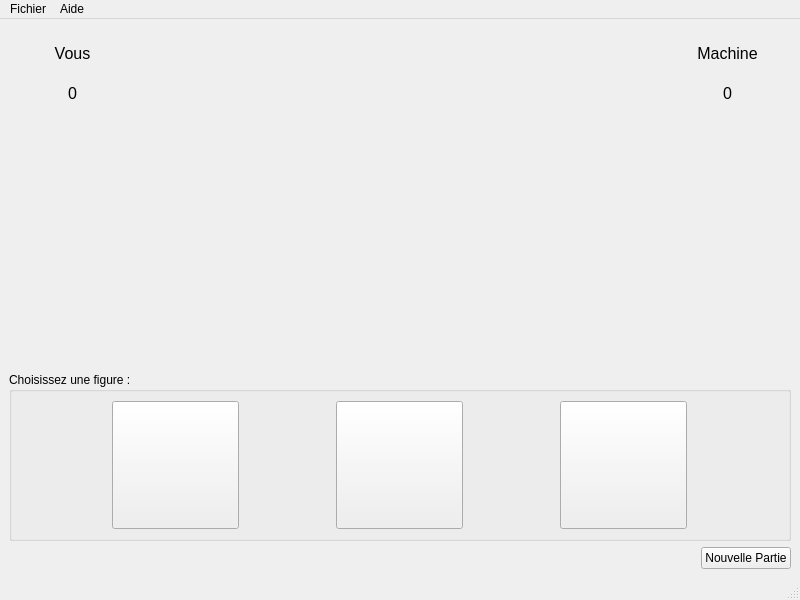
<?xml version="1.0" encoding="UTF-8"?>
<ui version="4.0">
 <class>GameWindow</class>
 <widget class="QMainWindow" name="GameWindow">
  <property name="geometry">
   <rect>
    <x>0</x>
    <y>0</y>
    <width>800</width>
    <height>600</height>
   </rect>
  </property>
  <property name="windowTitle">
   <string>GameWindow</string>
  </property>
  <widget class="QWidget" name="centralwidget">
   <layout class="QVBoxLayout" name="verticalLayout_2">
    <item>
     <layout class="QVBoxLayout" name="verticalLayout">
      <item>
       <layout class="QHBoxLayout" name="horizontalLayout">
        <item>
         <layout class="QVBoxLayout" name="verticalLayout_4">
          <item>
           <widget class="QLabel" name="label_3">
            <property name="minimumSize">
             <size>
              <width>127</width>
              <height>50</height>
             </size>
            </property>
            <property name="maximumSize">
             <size>
              <width>16777215</width>
              <height>50</height>
             </size>
            </property>
            <property name="font">
             <font>
              <pointsize>12</pointsize>
             </font>
            </property>
            <property name="text">
             <string>Vous</string>
            </property>
            <property name="alignment">
             <set>Qt::AlignCenter</set>
            </property>
           </widget>
          </item>
          <item>
           <widget class="QLabel" name="label_4">
            <property name="minimumSize">
             <size>
              <width>100</width>
              <height>0</height>
             </size>
            </property>
            <property name="maximumSize">
             <size>
              <width>127</width>
              <height>50</height>
             </size>
            </property>
            <property name="font">
             <font>
              <pointsize>12</pointsize>
             </font>
            </property>
            <property name="text">
             <string>0</string>
            </property>
            <property name="alignment">
             <set>Qt::AlignCenter</set>
            </property>
           </widget>
          </item>
         </layout>
        </item>
        <item>
         <spacer name="horizontalSpacer">
          <property name="orientation">
           <enum>Qt::Horizontal</enum>
          </property>
          <property name="sizeHint" stdset="0">
           <size>
            <width>40</width>
            <height>20</height>
           </size>
          </property>
         </spacer>
        </item>
        <item>
         <layout class="QVBoxLayout" name="verticalLayout_3">
          <item>
           <widget class="QLabel" name="label">
            <property name="minimumSize">
             <size>
              <width>127</width>
              <height>50</height>
             </size>
            </property>
            <property name="maximumSize">
             <size>
              <width>127</width>
              <height>50</height>
             </size>
            </property>
            <property name="font">
             <font>
              <pointsize>12</pointsize>
             </font>
            </property>
            <property name="text">
             <string>Machine</string>
            </property>
            <property name="alignment">
             <set>Qt::AlignCenter</set>
            </property>
           </widget>
          </item>
          <item>
           <widget class="QLabel" name="label_2">
            <property name="font">
             <font>
              <pointsize>12</pointsize>
             </font>
            </property>
            <property name="text">
             <string>0</string>
            </property>
            <property name="alignment">
             <set>Qt::AlignCenter</set>
            </property>
           </widget>
          </item>
         </layout>
        </item>
       </layout>
      </item>
      <item>
       <layout class="QHBoxLayout" name="horizontalLayout_4">
        <item>
         <widget class="QLabel" name="imgCoupJoueur">
          <property name="text">
           <string/>
          </property>
          <property name="pixmap">
           <pixmap resource="ressourcesChifoumi.qrc">:/v2/images/rien_115.png</pixmap>
          </property>
         </widget>
        </item>
        <item>
         <spacer name="horizontalSpacer_2">
          <property name="orientation">
           <enum>Qt::Horizontal</enum>
          </property>
          <property name="sizeHint" stdset="0">
           <size>
            <width>40</width>
            <height>20</height>
           </size>
          </property>
         </spacer>
        </item>
        <item>
         <widget class="QLabel" name="label_6">
          <property name="text">
           <string/>
          </property>
          <property name="pixmap">
           <pixmap resource="ressourcesChifoumi.qrc">:/v2/images/versus.gif</pixmap>
          </property>
         </widget>
        </item>
        <item>
         <spacer name="horizontalSpacer_4">
          <property name="orientation">
           <enum>Qt::Horizontal</enum>
          </property>
          <property name="sizeHint" stdset="0">
           <size>
            <width>40</width>
            <height>20</height>
           </size>
          </property>
         </spacer>
        </item>
        <item>
         <widget class="QLabel" name="imgCoupMachine">
          <property name="text">
           <string/>
          </property>
          <property name="pixmap">
           <pixmap resource="ressourcesChifoumi.qrc">:/v2/images/rien_115.png</pixmap>
          </property>
         </widget>
        </item>
       </layout>
      </item>
     </layout>
    </item>
    <item>
     <spacer name="verticalSpacer">
      <property name="orientation">
       <enum>Qt::Vertical</enum>
      </property>
      <property name="sizeHint" stdset="0">
       <size>
        <width>20</width>
        <height>40</height>
       </size>
      </property>
     </spacer>
    </item>
    <item>
     <widget class="QGroupBox" name="groupBox">
      <property name="title">
       <string>Choisissez une figure :</string>
      </property>
      <layout class="QHBoxLayout" name="horizontalLayout_3">
       <item>
        <widget class="QPushButton" name="boutonPierre">
         <property name="enabled">
          <bool>true</bool>
         </property>
         <property name="minimumSize">
          <size>
           <width>127</width>
           <height>128</height>
          </size>
         </property>
         <property name="maximumSize">
          <size>
           <width>127</width>
           <height>128</height>
          </size>
         </property>
         <property name="text">
          <string/>
         </property>
         <property name="icon">
          <iconset resource="ressourcesChifoumi.qrc">
           <normaloff>:/v2/images/pierre_115.png</normaloff>:/v2/images/pierre_115.png</iconset>
         </property>
         <property name="iconSize">
          <size>
           <width>127</width>
           <height>128</height>
          </size>
         </property>
        </widget>
       </item>
       <item>
        <widget class="QPushButton" name="boutonFeuille">
         <property name="enabled">
          <bool>true</bool>
         </property>
         <property name="minimumSize">
          <size>
           <width>127</width>
           <height>128</height>
          </size>
         </property>
         <property name="maximumSize">
          <size>
           <width>127</width>
           <height>128</height>
          </size>
         </property>
         <property name="text">
          <string/>
         </property>
         <property name="icon">
          <iconset resource="ressourcesChifoumi.qrc">
           <normaloff>:/v2/images/papier_115.png</normaloff>:/v2/images/papier_115.png</iconset>
         </property>
         <property name="iconSize">
          <size>
           <width>127</width>
           <height>128</height>
          </size>
         </property>
        </widget>
       </item>
       <item>
        <widget class="QPushButton" name="boutonCiseau">
         <property name="enabled">
          <bool>true</bool>
         </property>
         <property name="minimumSize">
          <size>
           <width>127</width>
           <height>128</height>
          </size>
         </property>
         <property name="maximumSize">
          <size>
           <width>127</width>
           <height>128</height>
          </size>
         </property>
         <property name="text">
          <string/>
         </property>
         <property name="icon">
          <iconset resource="ressourcesChifoumi.qrc">
           <normaloff>:/v2/images/ciseau_115.png</normaloff>:/v2/images/ciseau_115.png</iconset>
         </property>
         <property name="iconSize">
          <size>
           <width>127</width>
           <height>128</height>
          </size>
         </property>
        </widget>
       </item>
      </layout>
     </widget>
    </item>
    <item>
     <layout class="QHBoxLayout" name="horizontalLayout_2">
      <item>
       <spacer name="horizontalSpacer_3">
        <property name="orientation">
         <enum>Qt::Horizontal</enum>
        </property>
        <property name="sizeHint" stdset="0">
         <size>
          <width>40</width>
          <height>20</height>
         </size>
        </property>
       </spacer>
      </item>
      <item>
       <widget class="QPushButton" name="pushButton_4">
        <property name="text">
         <string>Nouvelle Partie</string>
        </property>
       </widget>
      </item>
     </layout>
    </item>
   </layout>
  </widget>
  <widget class="QMenuBar" name="menubar">
   <property name="geometry">
    <rect>
     <x>0</x>
     <y>0</y>
     <width>800</width>
     <height>21</height>
    </rect>
   </property>
   <widget class="QMenu" name="menuFichier">
    <property name="title">
     <string>Fichier</string>
    </property>
    <addaction name="actionQuitter"/>
   </widget>
   <widget class="QMenu" name="menuAide">
    <property name="title">
     <string>Aide</string>
    </property>
    <addaction name="actionA_propos_de"/>
   </widget>
   <addaction name="menuFichier"/>
   <addaction name="menuAide"/>
  </widget>
  <widget class="QStatusBar" name="statusbar"/>
  <action name="actionQuitter">
   <property name="text">
    <string>Quitter</string>
   </property>
   <property name="shortcut">
    <string>Alt+F3</string>
   </property>
  </action>
  <action name="actionA_propos_de">
   <property name="text">
    <string>A propos de ...</string>
   </property>
   <property name="shortcut">
    <string>F1</string>
   </property>
  </action>
 </widget>
 <resources>
  <include location="ressourcesChifoumi.qrc"/>
 </resources>
 <connections/>
</ui>
